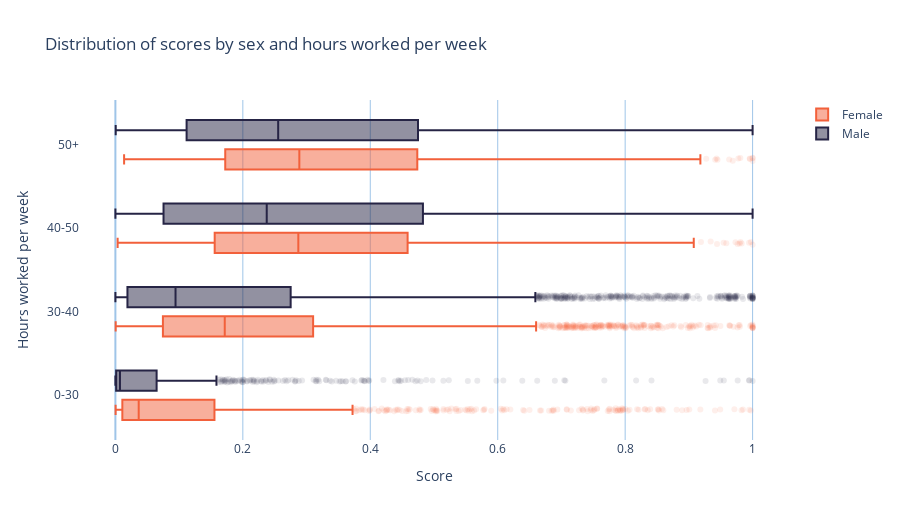

The notebook cell saved with this chart:
### Code cell
fig_cdp_by_sex = group_box_plots(
    test_prob,
    test.sex.map(lambda x: "Male" if x else "Female"),
    groups=test_hpw_enum,
    group_names=["0-30", "30-40", "40-50", "50+"],
    title="Distribution of scores by sex and hours worked per week",
    xlabel="Score",
    ylabel="Hours worked per week",
)
fig_cdp_by_sex

### Figure 1 — Plotly figure (JSON) as saved in the notebook; plotly's stock layout.template omitted (floating-point values rounded to 4 significant figures; data arrays with more than 128 entries replaced by an {"elided": "..."} marker saying what was removed)
{"data": [{"hoverinfo": "name+x", "jitter": 0.2, "line": {"color": "#f2603b"}, "marker": {"color": "rgba(242,96,59,1)", "opacity": 0.1}, "name": "Female", "orientation": "h", "type": "box", "x": {"elided": "4913 float values"}, "y": {"elided": "4913 int values"}}, {"hoverinfo": "name+x", "jitter": 0.2, "line": {"color": "#262445"}, "marker": {"color": "rgba(38,36,69,1)", "opacity": 0.1}, "name": "Male", "orientation": "h", "type": "box", "x": {"elided": "10147 float values"}, "y": {"elided": "10147 int values"}}], "layout": {"autosize": true, "boxmode": "group", "height": 520, "hovermode": "closest", "paper_bgcolor": "rgba(0,0,0,0)", "plot_bgcolor": "rgba(0,0,0,0)", "title": {"text": "Distribution of scores by sex and hours worked per week"}, "xaxis": {"fixedrange": true, "gridcolor": "rgb(159, 197, 232)", "hoverformat": ".3f", "title": {"text": "Score"}, "zerolinecolor": "rgb(159, 197, 232)"}, "yaxis": {"fixedrange": true, "gridcolor": "rgba(0,0,0,0)", "ticktext": ["0-30", "30-40", "40-50", "50+"], "tickvals": [0, 1, 2, 3], "title": {"text": "Hours worked per week"}, "zerolinecolor": "rgba(0,0,0,0)"}}}
